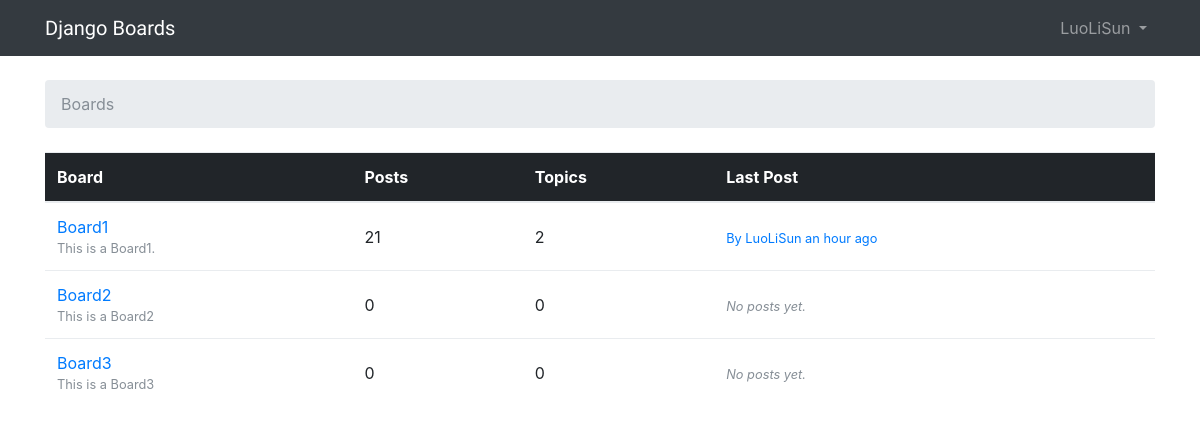
Screenshot of / (signed in) with the database file from the repository.
### boards/models.py (models this page shows, shortened)
class Board(models.Model):
    name = models.CharField(max_length=30, unique=True)
    description = models.CharField(max_length=100)
    def get_posts_count(self):
        return Post.objects.filter(topic__board=self).count()
    def get_last_post(self):
        return Post.objects.filter(topic__board=self).order_by('-created_at').first()

class Post(models.Model):
    message = models.TextField(max_length=4000)
    topic = models.ForeignKey(Topic, related_name='posts', on_delete=models.PROTECT)
    created_at = models.DateTimeField(auto_now_add=True)
    updated_at = models.DateTimeField(null=True)
    created_by = models.ForeignKey(User, related_name='posts', on_delete=models.PROTECT)
    updated_by = models.ForeignKey(User, null=True, related_name='+', on_delete=models.PROTECT)

### boards/views.py (the view)
# urls.py: url(r'^$', views.BoardListView.as_view(), name='home'),
class BoardListView(ListView):
    model = Board
    context_object_name = 'boards'
    template_name = 'home.html'

### templates/home.html
{% extends 'base.html' %}
{% load humanize %}
{% block breadcrumb %}
  <li class="breadcrumb-item active">Boards</li>
{% endblock %}
{% block content %}
  <table class="table">
    <thead class="thead-inverse">
      <tr>
        <th>Board</th>
        <th>Posts</th>
        <th>Topics</th>
        <th>Last Post</th>
      </tr>
    </thead>
    <tbody>
      {% for board in boards %}
        <tr>
          <td>
            <a href="{% url 'board_topics' board.pk %}">{{ board.name }}</a>
            <small class="text-muted d-block">{{ board.description }}</small>
          </td>
          <td class="align-middle">
            {{ board.get_posts_count }}
          </td>
          <td class="align-middle">
            {{ board.topics.count }}
          </td>
          <td class="align-middle">
            {% with post=board.get_last_post %}
              {% if post %}
                <small>
                  <a href="{% url 'topic_posts' board.pk post.topic.pk %}">
                    By {{ post.created_by.username }} {{ post.created_at|naturaltime }}
                  </a>
                </small>
              {% else %}
                <small class="text-muted">
                  <em>No posts yet.</em>
                </small>
              {% endif %}
            {% endwith %}
          </td>
        </tr>
      {% endfor %}
    </tbody>
  </table>
{% endblock %}

### templates/base.html (shortened to what this page needs)
{% load static %}<!DOCTYPE html>
<html>
  <head>
    <link rel="stylesheet" href="{% static 'css/bootstrap.min.css' %}">
    <link rel="stylesheet" href="{% static 'css/app.css' %}">
  </head>
  <body>
    {% block body %}
      <nav class="navbar navbar-expand-sm navbar-dark bg-dark">
        <div class="container">
          <a class="navbar-brand" href="{% url 'home' %}">Django Boards</a>
          <div class="collapse navbar-collapse" id="mainMenu">
            {% if user.is_authenticated %}
              <ul class="navbar-nav ml-auto">
                <li class="nav-item dropdown">
                  <a class="nav-link dropdown-toggle" href="#" id="userMenu" data-toggle="dropdown" aria-haspopup="true" aria-expanded="false">
                    {{ user.username }}
                  </a>
                </li>
              </ul>
            {% else %}
              <form class="form-inline ml-auto">
                <a href="{% url 'login' %}" class="btn btn-outline-secondary">Log in</a>
                <a href="{% url 'signup' %}" class="btn btn-primary ml-2">Sign up</a>
              </form>
            {% endif %}
          </div>
        </div>
      </nav>
      <div class="container">
        <ol class="breadcrumb my-4">
          {% block breadcrumb %}
          {% endblock %}
        </ol>
        {% block content %}
        {% endblock %}
      </div>
    {% endblock body %}
  </body>
</html>

### static/css/app.css (style rules this page uses)
.navbar-brand { font-family: 'Peralta', cursive; }

### rows the page displays
Board: name "Board1", description "This is a Board1.", get_posts_count "21", topics.count "2", get_last_post.created_by.username "LuoLiSun", get_last_post.created_at "an hour ago"
Board: name "Board2", description "This is a Board2", get_posts_count "0", topics.count "0", shows "No posts yet."
Board: name "Board3", description "This is a Board3", get_posts_count "0", topics.count "0", shows "No posts yet."

### other values shown
{{ user.username }} "LuoLiSun"
